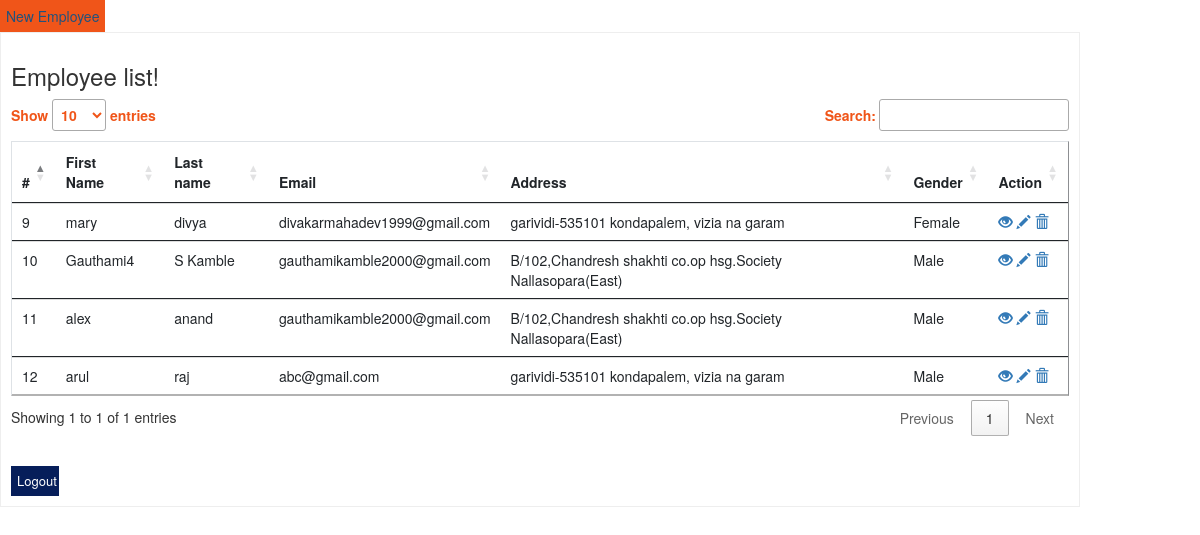
Page /dashboard.php on the committed database.
### tables this page shows
CREATE TABLE `employees` (
  `id` int(25) NOT NULL,
  `first_name` varchar(100) NOT NULL,
  `last_name` varchar(100) NOT NULL,
  `company` varchar(100) NOT NULL,
  `age` varchar(10) NOT NULL,
  `dob` varchar(25) NOT NULL,
  `email` varchar(100) NOT NULL,
  `area_code` varchar(10) NOT NULL,
  `phone` varchar(25) NOT NULL,
  `maritail_status` varchar(25) NOT NULL,
  `areaof_working` varchar(100) NOT NULL,
  `file` varchar(100) NOT NULL,
  `type` varchar(100) NOT NULL,
  `size` varchar(100) NOT NULL,
  `address` varchar(100) NOT NULL,
  `gender` varchar(100) NOT NULL,
  `created_on` timestamp NULL DEFAULT current_timestamp()
);

### dashboard.php (the view, shortened to what this page needs)
<!DOCTYPE html>
<html>
<head>
<link rel="stylesheet" href="style.css">
<link href="https://cdn.jsdelivr.net/npm/bootstrap@5.1.0/dist/css/bootstrap.min.css" rel="stylesheet">
<link rel="stylesheet" href="https://maxcdn.bootstrapcdn.com/bootstrap/3.3.7/css/bootstrap.min.css">
<link rel="stylesheet" type="text/css" href="https://cdn.datatables.net/1.10.25/css/jquery.dataTables.min.css">
</head>
<body>
	<a href="createemp.php" ><button>New Employee</button></a>
	<div class="container-dashboard">
		<h3>Employee list!</h3>
		<table class="table" border="1px" id="example" >
    <thead class="thead-dark">
        <tr>
            <th>#</th>
            <th>First Name</th>
            <th>Last name</th>
            <th>Email</th>
            <th>Address</th>
            <th>Gender</th>
            <th>Action</th>
        </tr>
    </thead>
<tbody>
<?php
include ('dbconnection.php');
$ret = mysqli_query($con,"select * from employees");
$count = mysqli_num_rows($ret);
if($count > 0){
while ($row=mysqli_fetch_array($ret)) {
?>
        <tr>
            <td><?php echo $row['id']; ?></td>
            <td><?php echo $row['first_name']; ?></td>
            <td><?php echo $row['last_name']; ?></td>
            <td><?php echo $row['email']; ?></td>
            <td><?php echo $row['address']; ?></td>
            <td><?php echo $row['gender']; ?></td>
         <td>
                <a href="viewemployee.php?id=<?php echo $row['id']; ?>" > <span class="glyphicon glyphicon-eye-open"></span></a>
                <a href="editemployee.php?id=<?php echo $row['id'];?>"> <span class="glyphicon glyphicon-pencil"></span></a>
                <a href="deleteemployee.php?id=<?php echo $row['id']; ?>"><span class="glyphicon glyphicon-trash"></span></a>
          </td>
       </tr>
    </tbody>
<?php } ?>
<?php } else{
    echo 'No Records are available in that table.';
} ?>
</table>
		<br>
		<a href="logout.php?logout=true" class="logout-link">Logout</a>
	</div>
</body>
</html>

### style.css (style rules this page uses)
body { font-family:verdana; background-color:#aaaae3; }
.container-dashboard { width:90%; border:1px solid #eeeeee; background:#ffffff; padding:10px; }
button { background:#061e5a; border:1px solid #061e5a; color:#ffffff; margin:10px 0px; padding:5px; }
.logout-link { margin-top:10px; display:block; background:#061e5a; border:1px solid #061e5a; color:#ffffff; width:48px; padding:5px; text-decoration:none; font-size:13px; }

### rows in the picture
employees: id "9", first_name "mary", last_name "divya", email "divakarmahadev1999@gmail.com", address "garividi-535101 kondapalem, vizia na garam", gender "Female"
employees: id "10", first_name "Gauthami4", last_name "S Kamble", email "gauthamikamble2000@gmail.com", address "B/102,Chandresh shakhti co.op hsg.Society Nallasopara(East)", gender "Male"
employees: id "11", first_name "alex", last_name "anand", email "gauthamikamble2000@gmail.com", address "B/102,Chandresh shakhti co.op hsg.Society Nallasopara(East)", gender "Male"
employees: id "12", first_name "arul", last_name "raj", email "abc@gmail.com", address "garividi-535101 kondapalem, vizia na garam", gender "Male"
